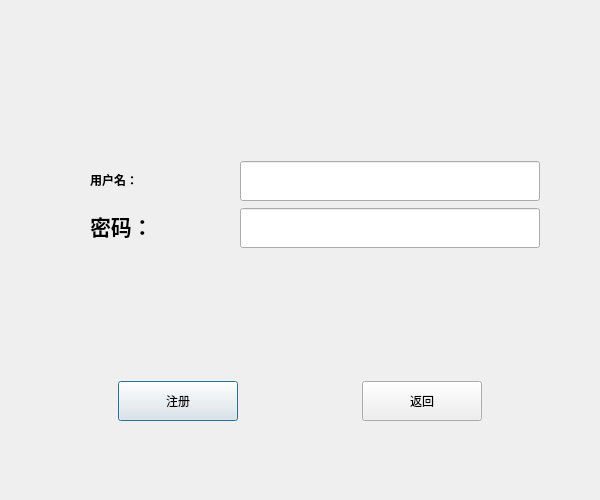
<?xml version="1.0" encoding="UTF-8"?>
<ui version="4.0">
 <class>Register</class>
 <widget class="QDialog" name="Register">
  <property name="geometry">
   <rect>
    <x>0</x>
    <y>0</y>
    <width>600</width>
    <height>500</height>
   </rect>
  </property>
  <property name="minimumSize">
   <size>
    <width>600</width>
    <height>500</height>
   </size>
  </property>
  <property name="maximumSize">
   <size>
    <width>600</width>
    <height>500</height>
   </size>
  </property>
  <property name="windowTitle">
   <string>Dialog</string>
  </property>
  <widget class="QWidget" name="">
   <property name="geometry">
    <rect>
     <x>0</x>
     <y>380</y>
     <width>601</width>
     <height>42</height>
    </rect>
   </property>
   <layout class="QHBoxLayout" name="horizontalLayout">
    <item>
     <widget class="QPushButton" name="registrBtn">
      <property name="minimumSize">
       <size>
        <width>120</width>
        <height>40</height>
       </size>
      </property>
      <property name="maximumSize">
       <size>
        <width>120</width>
        <height>40</height>
       </size>
      </property>
      <property name="styleSheet">
       <string notr="true">font: 14pt &quot;宋体&quot;;</string>
      </property>
      <property name="text">
       <string>注册</string>
      </property>
     </widget>
    </item>
    <item>
     <widget class="QPushButton" name="exit">
      <property name="minimumSize">
       <size>
        <width>120</width>
        <height>40</height>
       </size>
      </property>
      <property name="maximumSize">
       <size>
        <width>120</width>
        <height>40</height>
       </size>
      </property>
      <property name="styleSheet">
       <string notr="true">font: 14pt &quot;宋体&quot;;</string>
      </property>
      <property name="text">
       <string>返回</string>
      </property>
     </widget>
    </item>
   </layout>
  </widget>
  <widget class="QWidget" name="">
   <property name="geometry">
    <rect>
     <x>240</x>
     <y>160</y>
     <width>302</width>
     <height>91</height>
    </rect>
   </property>
   <layout class="QVBoxLayout" name="verticalLayout">
    <item>
     <widget class="QLineEdit" name="useredit">
      <property name="minimumSize">
       <size>
        <width>300</width>
        <height>40</height>
       </size>
      </property>
      <property name="maximumSize">
       <size>
        <width>300</width>
        <height>40</height>
       </size>
      </property>
     </widget>
    </item>
    <item>
     <widget class="QLineEdit" name="pwdedit">
      <property name="minimumSize">
       <size>
        <width>300</width>
        <height>40</height>
       </size>
      </property>
      <property name="maximumSize">
       <size>
        <width>300</width>
        <height>40</height>
       </size>
      </property>
     </widget>
    </item>
   </layout>
  </widget>
  <widget class="QWidget" name="">
   <property name="geometry">
    <rect>
     <x>90</x>
     <y>160</y>
     <width>152</width>
     <height>86</height>
    </rect>
   </property>
   <layout class="QVBoxLayout" name="verticalLayout_2">
    <item>
     <widget class="QLabel" name="username">
      <property name="minimumSize">
       <size>
        <width>150</width>
        <height>40</height>
       </size>
      </property>
      <property name="maximumSize">
       <size>
        <width>150</width>
        <height>40</height>
       </size>
      </property>
      <property name="styleSheet">
       <string notr="true">font: 16pt &quot;Agency FB&quot;;</string>
      </property>
      <property name="text">
       <string>&lt;html&gt;&lt;head/&gt;&lt;body&gt;&lt;p&gt;&lt;span style=&quot; font-weight:600;&quot;&gt;用户名：&lt;/span&gt;&lt;/p&gt;&lt;/body&gt;&lt;/html&gt;</string>
      </property>
     </widget>
    </item>
    <item>
     <widget class="QLabel" name="label_2">
      <property name="minimumSize">
       <size>
        <width>100</width>
        <height>40</height>
       </size>
      </property>
      <property name="maximumSize">
       <size>
        <width>100</width>
        <height>40</height>
       </size>
      </property>
      <property name="styleSheet">
       <string notr="true">font: 16pt &quot;Agency FB&quot;;</string>
      </property>
      <property name="text">
       <string>&lt;html&gt;&lt;head/&gt;&lt;body&gt;&lt;p&gt;&lt;span style=&quot; font-size:16pt; font-weight:600;&quot;&gt;密码：&lt;/span&gt;&lt;/p&gt;&lt;/body&gt;&lt;/html&gt;</string>
      </property>
     </widget>
    </item>
   </layout>
  </widget>
 </widget>
 <resources/>
 <connections/>
</ui>
